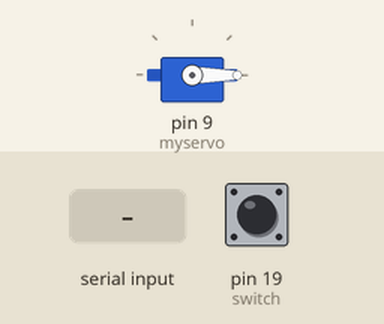
Simulated run of this sketch. Board: Arduino Uno, built with avr-gcc and run on an emulated ATmega328P. Shown: servo. Inputs (shaded band) come from the test bench; at power-on: pin 19 (switch) HIGH. What the sketch prints to the serial monitor is not drawn.

Above: at 1.2 s.
1.3 s: byte 30 received over Serial
At 2.1 s:
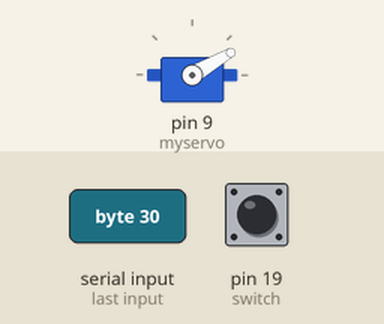
2.8 s: byte 90 received over Serial
At 4.0 s:
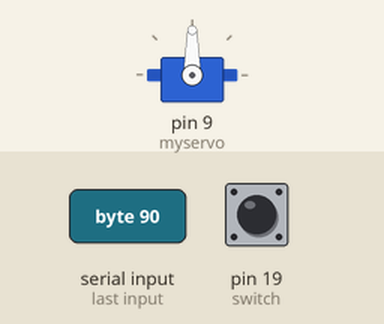
4.3 s: byte 120 received over Serial
At 5.1 s:
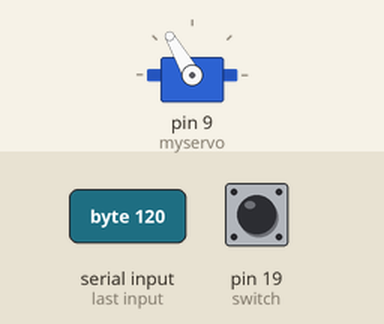
Timing chart, 0 to 7.3 s (numbered marks = the images above; inputs shaded):
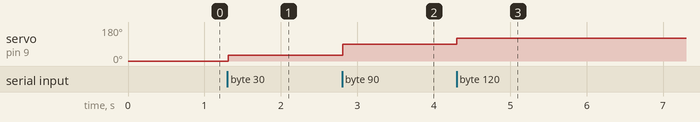

Measured:
- after the input at 1.3 s, servo on pin 9 (myservo): 0° → 30° at once
- after the input at 2.8 s, servo on pin 9 (myservo): 30° → 90° at once
- after the input at 4.3 s, servo on pin 9 (myservo): 90° → 120° at once

The sketch:

DoorBell.ino
```cpp
#include <Servo.h>
Servo myservo;  // create servo object to control a servo
int val, val1;    // variable to read the value from the analog pin

void setup() {
  myservo.attach(9);  // attaches the servo on pin 9 to the servo object
  Serial.begin(9600); // Start serial communication at 9600 bps
  pinMode(19, INPUT_PULLUP);
}

void loop() {
  if (Serial.available()) { // If data is available to read,
    val = Serial.read(); // read it and store it in val
  }
  myservo.write(val);                  // sets the servo position according to the scaled value
  delay(5);                           // waits for the servo to get there

  if (digitalRead(19) == LOW) {  // If switch is ON,
    Serial.write(1);               // send 1 to Processing

  } else {                               // If the switch is not ON,
    Serial.write(9);               // send 0 to Processing
  }
  delay(10);
}
```
